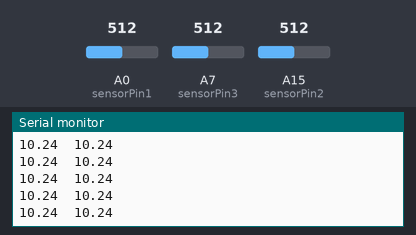
Simulated run of this sketch. Board: Arduino Mega 2560, built with avr-gcc and run on an emulated ATmega2560. On the bench: the last lines printed to the serial monitor. The inputs (shaded band) are chosen by the test bench; at power-on: A7 (sensorPin3) = 512, A0 (sensorPin1) = 512, A15 (sensorPin2) = 512.

Above: at 1.2 s.
1.3 s: A7 (sensorPin3) set to 892
2.8 s: A7 (sensorPin3) set to 913
At 3.3 s:
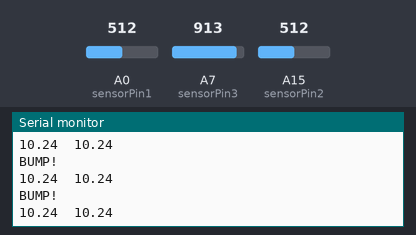
4.4 s: A0 (sensorPin1) set to 489
At 5.2 s:
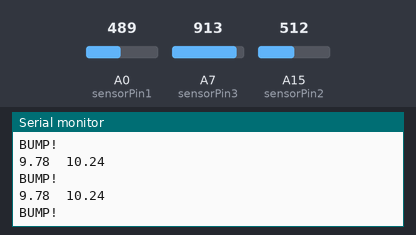
11.9 s: A15 (sensorPin2) set to 517
At 12.4 s:
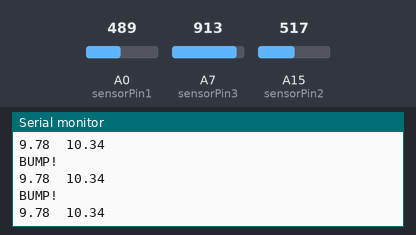
13.4 s: A15 (sensorPin2) set to 481
At 14.4 s:
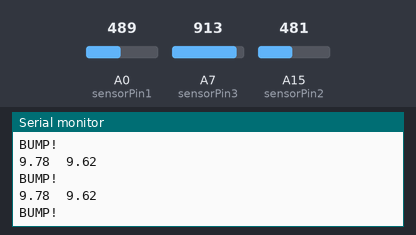
Timing chart, 0 to 15.9 s (numbered marks = the images above; inputs shaded):
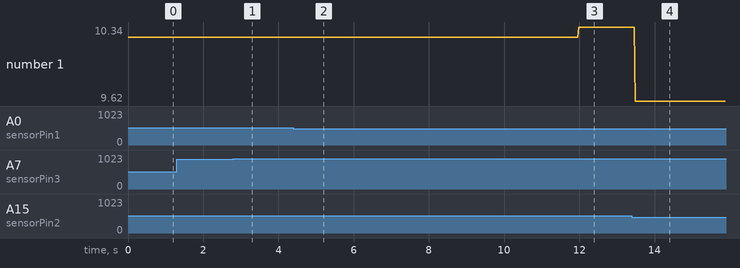

Measured:
- the behaviour switches between 500 and 499 on A0 (sensorPin1) (found by bisection; images 1 and 2)
- the behaviour switches between 500 and 499 on A15 (sensorPin2) (found by bisection; images 3 and 4)
- after the input at 2.8 s, the serial monitor: prints a new line after 0.09 s (image 1)
- after the input at 4.4 s, the serial monitor: prints a new line after 0.08 s (image 2)
- after the input at 11.9 s, the serial monitor: prints a new line after 0.08 s (image 3)
- after the input at 13.4 s, the serial monitor: prints a new line after 0.09 s (image 4)
- plotted number 1: 10.24 → 10.34 after the input at 11.9 s, 10.34 → 9.62 after the input at 13.4 s

The sketch:

ultrasonics-practice.ino
```cpp
int sensorPin1 = A0;    // select the input pin for the potentiometer
int sensorPin2 = A15;    // select the input pin for the potentiometer
int sensorPin3 = A7;    // select the input pin for the potentiometer

float sensorValue1 = 0;  // variable to store the value coming from the sensor
float sensorValue2 = 0;  // variable to store the value coming from the sensor
float sensorValue3 = 0;  // variable to store the value coming from the sensor
float sensiblesensor_i,sensiblesensor_j,sensiblesensor_k;
void setup() {
Serial.begin (9600);
  Serial.println("Setup");
}

void loop() {
  // read the value from the sensor:
  sensorValue1 = analogRead(sensorPin1);
  sensorValue2 = analogRead(sensorPin2);
  sensorValue3 = analogRead(sensorPin3);

  sensiblesensor_i = (sensorValue1 * 2)/100;
  sensiblesensor_j = (sensorValue2 * 2)/100; ;
  sensiblesensor_k = (sensorValue3 * 2)/100; ;
  //Serial.println( sensorValue );

  Serial.print( sensiblesensor_i );
  Serial.print( "\t" );
  Serial.print( sensiblesensor_j );
  Serial.println("");

  if(sensiblesensor_k>18){
    Serial.println("BUMP!");
  }


}
```
